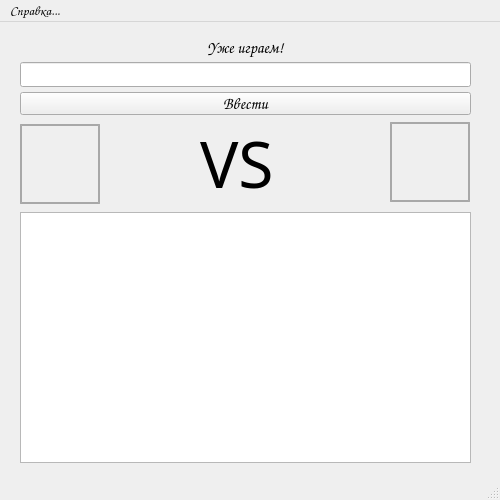
<?xml version="1.0" encoding="UTF-8"?>
<ui version="4.0">
 <class>MainWindow</class>
 <widget class="QMainWindow" name="MainWindow">
  <property name="geometry">
   <rect>
    <x>0</x>
    <y>0</y>
    <width>500</width>
    <height>500</height>
   </rect>
  </property>
  <property name="sizePolicy">
   <sizepolicy hsizetype="Fixed" vsizetype="Fixed">
    <horstretch>0</horstretch>
    <verstretch>0</verstretch>
   </sizepolicy>
  </property>
  <property name="minimumSize">
   <size>
    <width>500</width>
    <height>500</height>
   </size>
  </property>
  <property name="maximumSize">
   <size>
    <width>500</width>
    <height>500</height>
   </size>
  </property>
  <property name="font">
   <font>
    <family>Comic Sans MS</family>
    <pointsize>12</pointsize>
   </font>
  </property>
  <property name="windowTitle">
   <string>Игра в слова</string>
  </property>
  <property name="styleSheet">
   <string notr="true"/>
  </property>
  <widget class="QWidget" name="centralwidget">
   <widget class="QListWidget" name="gameview">
    <property name="geometry">
     <rect>
      <x>20</x>
      <y>190</y>
      <width>451</width>
      <height>251</height>
     </rect>
    </property>
    <property name="font">
     <font>
      <family>Comic Sans MS</family>
      <pointsize>14</pointsize>
     </font>
    </property>
    <property name="wordWrap">
     <bool>true</bool>
    </property>
    <property name="currentRow">
     <number>-1</number>
    </property>
   </widget>
   <widget class="QLineEdit" name="input">
    <property name="geometry">
     <rect>
      <x>20</x>
      <y>40</y>
      <width>451</width>
      <height>25</height>
     </rect>
    </property>
   </widget>
   <widget class="QPushButton" name="enter">
    <property name="geometry">
     <rect>
      <x>20</x>
      <y>70</y>
      <width>451</width>
      <height>23</height>
     </rect>
    </property>
    <property name="font">
     <font>
      <family>Comic Sans MS</family>
      <pointsize>12</pointsize>
      <weight>50</weight>
      <italic>false</italic>
      <bold>false</bold>
     </font>
    </property>
    <property name="cursor">
     <cursorShape>PointingHandCursor</cursorShape>
    </property>
    <property name="styleSheet">
     <string notr="true"/>
    </property>
    <property name="text">
     <string>Ввести</string>
    </property>
    <property name="shortcut">
     <string>Return</string>
    </property>
   </widget>
   <widget class="QLabel" name="label">
    <property name="geometry">
     <rect>
      <x>20</x>
      <y>15</y>
      <width>451</width>
      <height>21</height>
     </rect>
    </property>
    <property name="font">
     <font>
      <family>Comic Sans MS</family>
      <pointsize>12</pointsize>
     </font>
    </property>
    <property name="styleSheet">
     <string notr="true"/>
    </property>
    <property name="text">
     <string>Уже играем!</string>
    </property>
    <property name="alignment">
     <set>Qt::AlignCenter</set>
    </property>
   </widget>
   <widget class="QLabel" name="pic_player1">
    <property name="geometry">
     <rect>
      <x>20</x>
      <y>102</y>
      <width>80</width>
      <height>80</height>
     </rect>
    </property>
    <property name="cursor">
     <cursorShape>PointingHandCursor</cursorShape>
    </property>
    <property name="styleSheet">
     <string notr="true">QLabel{border: 2px solid rgba(0,0,0,0.3);}</string>
    </property>
    <property name="text">
     <string/>
    </property>
    <property name="scaledContents">
     <bool>true</bool>
    </property>
   </widget>
   <widget class="QLabel" name="pic_player2">
    <property name="geometry">
     <rect>
      <x>390</x>
      <y>100</y>
      <width>80</width>
      <height>80</height>
     </rect>
    </property>
    <property name="cursor">
     <cursorShape>PointingHandCursor</cursorShape>
    </property>
    <property name="styleSheet">
     <string notr="true">QLabel{border: 2px solid rgba(0,0,0,0.3);}</string>
    </property>
    <property name="text">
     <string/>
    </property>
    <property name="scaledContents">
     <bool>true</bool>
    </property>
   </widget>
   <widget class="QLabel" name="label_4">
    <property name="geometry">
     <rect>
      <x>200</x>
      <y>100</y>
      <width>81</width>
      <height>81</height>
     </rect>
    </property>
    <property name="font">
     <font>
      <family>Century Gothic</family>
      <pointsize>48</pointsize>
     </font>
    </property>
    <property name="text">
     <string>VS</string>
    </property>
   </widget>
   <widget class="QLabel" name="nickname_player1">
    <property name="geometry">
     <rect>
      <x>110</x>
      <y>130</y>
      <width>81</width>
      <height>16</height>
     </rect>
    </property>
    <property name="font">
     <font>
      <family>Comic Sans MS</family>
      <pointsize>12</pointsize>
      <weight>50</weight>
      <italic>false</italic>
      <bold>false</bold>
     </font>
    </property>
    <property name="styleSheet">
     <string notr="true"/>
    </property>
    <property name="text">
     <string/>
    </property>
    <property name="alignment">
     <set>Qt::AlignLeading|Qt::AlignLeft|Qt::AlignVCenter</set>
    </property>
   </widget>
   <widget class="QLabel" name="nickname_player2">
    <property name="geometry">
     <rect>
      <x>290</x>
      <y>130</y>
      <width>81</width>
      <height>16</height>
     </rect>
    </property>
    <property name="font">
     <font>
      <family>Comic Sans MS</family>
      <pointsize>12</pointsize>
      <weight>50</weight>
      <italic>false</italic>
      <bold>false</bold>
     </font>
    </property>
    <property name="styleSheet">
     <string notr="true"/>
    </property>
    <property name="text">
     <string/>
    </property>
    <property name="alignment">
     <set>Qt::AlignRight|Qt::AlignTrailing|Qt::AlignVCenter</set>
    </property>
   </widget>
  </widget>
  <widget class="QMenuBar" name="menubar">
   <property name="geometry">
    <rect>
     <x>0</x>
     <y>0</y>
     <width>500</width>
     <height>24</height>
    </rect>
   </property>
   <property name="font">
    <font>
     <family>Comic Sans MS</family>
     <pointsize>10</pointsize>
    </font>
   </property>
   <widget class="QMenu" name="additional">
    <property name="font">
     <font>
      <family>Comic Sans MS</family>
      <pointsize>10</pointsize>
     </font>
    </property>
    <property name="cursor">
     <cursorShape>PointingHandCursor</cursorShape>
    </property>
    <property name="title">
     <string>Справка...</string>
    </property>
    <addaction name="help"/>
    <addaction name="separator"/>
    <addaction name="stats"/>
   </widget>
   <addaction name="additional"/>
  </widget>
  <widget class="QStatusBar" name="statusbar"/>
  <action name="help">
   <property name="text">
    <string>Правила игры</string>
   </property>
   <property name="shortcut">
    <string>F1</string>
   </property>
  </action>
  <action name="stats">
   <property name="text">
    <string>Статистика</string>
   </property>
   <property name="shortcut">
    <string>F2</string>
   </property>
  </action>
  <action name="relogin">
   <property name="text">
    <string>Войти в другой акк...</string>
   </property>
  </action>
  <action name="change_userpic">
   <property name="text">
    <string>Сменить аву</string>
   </property>
  </action>
  <action name="change_nickname">
   <property name="text">
    <string>Сменить ник</string>
   </property>
  </action>
  <action name="change_passwd">
   <property name="text">
    <string>Сменить пароль</string>
   </property>
  </action>
 </widget>
 <resources/>
 <connections/>
</ui>
